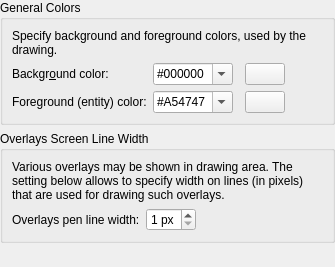
<?xml version="1.0" encoding="UTF-8"?>
<ui version="4.0">
 <class>LC_SettingsPageGraphicViewColors</class>
 <widget class="QWidget" name="LC_SettingsPageGraphicViewColors">
  <property name="geometry">
   <rect>
    <x>0</x>
    <y>0</y>
    <width>335</width>
    <height>267</height>
   </rect>
  </property>
  <layout class="QGridLayout" name="gridLayout_main">
   <property name="leftMargin">
    <number>0</number>
   </property>
   <property name="topMargin">
    <number>0</number>
   </property>
   <property name="rightMargin">
    <number>0</number>
   </property>
   <property name="bottomMargin">
    <number>0</number>
   </property>
   <item row="0" column="0">
    <widget class="QGroupBox" name="groupBox_19">
     <property name="title">
      <string>General Colors</string>
     </property>
     <layout class="QGridLayout" name="gridLayout_40">
      <item row="1" column="3">
       <widget class="LC_ColorButton" name="pb_background">
        <property name="sizePolicy">
         <sizepolicy hsizetype="Maximum" vsizetype="Fixed">
          <horstretch>0</horstretch>
          <verstretch>0</verstretch>
         </sizepolicy>
        </property>
        <property name="toolTip">
         <string>Background

Click to select color.</string>
        </property>
       </widget>
      </item>
      <item row="2" column="3">
       <widget class="LC_ColorButton" name="pb_selected">
        <property name="sizePolicy">
         <sizepolicy hsizetype="Maximum" vsizetype="Fixed">
          <horstretch>0</horstretch>
          <verstretch>0</verstretch>
         </sizepolicy>
        </property>
        <property name="toolTip">
         <string>Foreground Entity Color

Click to select color that is used to substitue
blackwhite color on entities rendering.</string>
        </property>
       </widget>
      </item>
      <item row="1" column="1">
       <widget class="QComboBox" name="cbBackgroundColor">
        <property name="sizePolicy">
         <sizepolicy hsizetype="Preferred" vsizetype="Fixed">
          <horstretch>0</horstretch>
          <verstretch>0</verstretch>
         </sizepolicy>
        </property>
        <property name="toolTip">
         <string>Drawings Area Background Color

Color for drawing background</string>
        </property>
        <property name="editable">
         <bool>true</bool>
        </property>
        <item>
         <property name="text">
          <string notr="true">#000000</string>
         </property>
        </item>
        <item>
         <property name="text">
          <string notr="true">#FFFFFF</string>
         </property>
        </item>
        <item>
         <property name="text">
          <string notr="true">#F0F8FF</string>
         </property>
        </item>
       </widget>
      </item>
      <item row="2" column="0">
       <widget class="QLabel" name="lSelectedColor">
        <property name="text">
         <string>Foreground (entity) color:</string>
        </property>
        <property name="wordWrap">
         <bool>false</bool>
        </property>
        <property name="buddy">
         <cstring>cbForegroundColor</cstring>
        </property>
       </widget>
      </item>
      <item row="1" column="4">
       <spacer name="horizontalSpacer">
        <property name="orientation">
         <enum>Qt::Orientation::Horizontal</enum>
        </property>
        <property name="sizeHint" stdset="0">
         <size>
          <width>0</width>
          <height>0</height>
         </size>
        </property>
       </spacer>
      </item>
      <item row="1" column="0">
       <widget class="QLabel" name="lBackground">
        <property name="text">
         <string>Backgr&amp;ound color:</string>
        </property>
        <property name="wordWrap">
         <bool>false</bool>
        </property>
        <property name="buddy">
         <cstring>cbBackgroundColor</cstring>
        </property>
       </widget>
      </item>
      <item row="2" column="1">
       <widget class="QComboBox" name="cbForegroundColor">
        <property name="toolTip">
         <string>Foreground Color

Default foreground color used for entities rendering.
It just a replacement of black/white color used when rendering and does not affect explicitly set entities colors.</string>
        </property>
        <property name="editable">
         <bool>true</bool>
        </property>
        <item>
         <property name="text">
          <string notr="true">#A54747</string>
         </property>
        </item>
       </widget>
      </item>
      <item row="0" column="0" colspan="5">
       <widget class="QLabel" name="label">
        <property name="frameShape">
         <enum>QFrame::Shape::NoFrame</enum>
        </property>
        <property name="frameShadow">
         <enum>QFrame::Shadow::Plain</enum>
        </property>
        <property name="lineWidth">
         <number>1</number>
        </property>
        <property name="midLineWidth">
         <number>0</number>
        </property>
        <property name="text">
         <string>Specify background and foreground colors, used by the drawing.</string>
        </property>
        <property name="wordWrap">
         <bool>true</bool>
        </property>
       </widget>
      </item>
     </layout>
    </widget>
   </item>
   <item row="1" column="0">
    <widget class="QGroupBox" name="groupBox_13">
     <property name="title">
      <string>Overlays Screen Line Width</string>
     </property>
     <layout class="QGridLayout" name="gridLayout_14">
      <item row="1" column="0">
       <widget class="QLabel" name="label_6">
        <property name="text">
         <string>Overlays pen line width:</string>
        </property>
        <property name="buddy">
         <cstring>sbOverlaysLineWidth</cstring>
        </property>
       </widget>
      </item>
      <item row="0" column="0" colspan="3">
       <widget class="QLabel" name="label_2">
        <property name="text">
         <string>Various overlays may be shown in drawing area. The setting below allows to specify width on lines (in pixels) that are used for drawing such overlays.</string>
        </property>
        <property name="wordWrap">
         <bool>true</bool>
        </property>
       </widget>
      </item>
      <item row="1" column="1">
       <widget class="QSpinBox" name="sbOverlaysLineWidth">
        <property name="toolTip">
         <string>Overlay Line Width

Width of line, in pixels, used for drawing various overlays (like relative point marker, axises, preview entities and so on).
For high-DPI screens, setting larger values may increase visitility of them.</string>
        </property>
        <property name="suffix">
         <string> px</string>
        </property>
        <property name="minimum">
         <number>1</number>
        </property>
        <property name="maximum">
         <number>4</number>
        </property>
       </widget>
      </item>
      <item row="1" column="2">
       <spacer name="horizontalSpacer">
        <property name="orientation">
         <enum>Qt::Orientation::Horizontal</enum>
        </property>
        <property name="sizeHint" stdset="0">
         <size>
          <width>0</width>
          <height>20</height>
         </size>
        </property>
       </spacer>
      </item>
     </layout>
    </widget>
   </item>
   <item row="2" column="0">
    <spacer name="verticalSpacer">
     <property name="orientation">
      <enum>Qt::Orientation::Vertical</enum>
     </property>
     <property name="sizeHint" stdset="0">
      <size>
       <width>0</width>
       <height>0</height>
      </size>
     </property>
    </spacer>
   </item>
  </layout>
 </widget>
 <customwidgets>
  <customwidget>
   <class>LC_ColorButton</class>
   <extends>QPushButton</extends>
   <header>lc_color_button.h</header>
  </customwidget>
 </customwidgets>
 <resources/>
 <connections/>
</ui>
